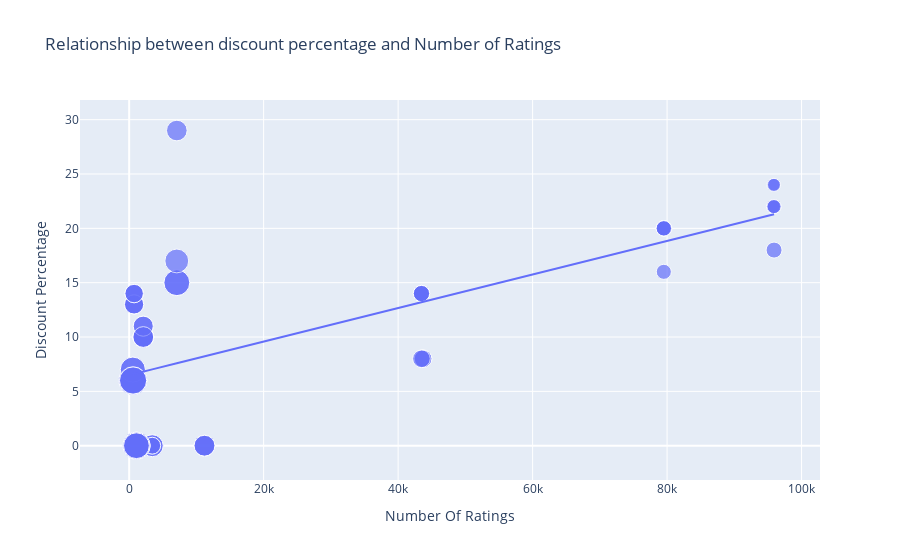

Notebook source saved alongside this figure:
### Code cell
figure = px.scatter(data_frame = data, x = "Number Of Ratings",
                    y = "Discount Percentage", size = "Sale Price", trendline ="ols",
                    title = "Relationship between discount percentage and Number of Ratings")
figure.show()

### Figure 1 — Plotly figure (JSON) as saved in the notebook; plotly's stock layout.template omitted (floating-point values rounded to 4 significant figures)
{"data": [{"hovertemplate": "Number Of Ratings=%{x}<br>Discount Percentage=%{y}<br>Sale Price=%{marker.size}<extra></extra>", "legendgroup": "", "marker": {"color": "#636efa", "size": [49900, 84900, 84900, 77000, 77000, 49900, 49900, 77000, 89900, 41999, 39999, 41999, 41999, 41999, 131900, 117100, 131900, 117100, 74999, 117900, 117100, 117900, 99900, 44999, 140900, 130900, 64900, 120900, 59900, 75900, 110900, 130900, 120900, 64900, 64900, 75900, 75900, 120900, 59900, 120900, 75900, 140900, 70900, 70900, 75900, 59900, 110900, 120900, 130900, 130900, 54999, 54999, 29999, 34999, 34999, 34999, 54999, 29999, 46999, 46999, 46999, 46999], "sizemode": "area", "sizeref": 352.2, "symbol": "circle"}, "mode": "markers", "name": "", "orientation": "v", "showlegend": false, "type": "scatter", "x": [3431, 3431, 3431, 11202, 11202, 3431, 3431, 11202, 1454, 79512, 79512, 79582, 79512, 79512, 1078, 1078, 1078, 1078, 7088, 7088, 1078, 7088, 7081, 95909, 542, 580, 740, 545, 740, 2101, 545, 580, 580, 730, 730, 2101, 2101, 580, 740, 580, 2092, 545, 2101, 2092, 2101, 740, 545, 580, 580, 580, 43707, 43707, 95807, 95909, 95807, 95909, 43470, 95909, 43470, 43470, 43470, 43470], "xaxis": "x", "y": [0, 0, 0, 0, 0, 0, 0, 0, 0, 20, 16, 20, 20, 20, 0, 0, 0, 0, 29, 15, 0, 15, 17, 18, 6, 6, 13, 6, 14, 10, 7, 6, 6, 13, 13, 10, 10, 6, 14, 6, 10, 6, 11, 11, 10, 14, 7, 6, 6, 6, 8, 8, 24, 22, 22, 22, 8, 24, 14, 14, 14, 14], "yaxis": "y"}, {"hovertemplate": "<b>OLS trendline</b><br>Discount Percentage = 0.000154292 * Number Of Ratings + 6.49233<br>R<sup>2</sup>=0.468988<br><br>Number Of Ratings=%{x}<br>Discount Percentage=%{y} <b>(trend)</b><extra></extra>", "legendgroup": "", "marker": {"color": "#636efa", "symbol": "circle"}, "mode": "lines", "name": "", "showlegend": false, "type": "scatter", "x": [542, 545, 545, 545, 545, 580, 580, 580, 580, 580, 580, 580, 580, 730, 730, 740, 740, 740, 740, 1078, 1078, 1078, 1078, 1078, 1454, 2092, 2092, 2101, 2101, 2101, 2101, 2101, 3431, 3431, 3431, 3431, 3431, 7081, 7088, 7088, 7088, 11202, 11202, 11202, 43470, 43470, 43470, 43470, 43470, 43707, 43707, 79512, 79512, 79512, 79512, 79582, 95807, 95807, 95909, 95909, 95909, 95909], "xaxis": "x", "y": [6.576, 6.576, 6.576, 6.576, 6.576, 6.582, 6.582, 6.582, 6.582, 6.582, 6.582, 6.582, 6.582, 6.605, 6.605, 6.607, 6.607, 6.607, 6.607, 6.659, 6.659, 6.659, 6.659, 6.659, 6.717, 6.815, 6.815, 6.816, 6.816, 6.816, 6.816, 6.816, 7.022, 7.022, 7.022, 7.022, 7.022, 7.585, 7.586, 7.586, 7.586, 8.221, 8.221, 8.221, 13.2, 13.2, 13.2, 13.2, 13.2, 13.24, 13.24, 18.76, 18.76, 18.76, 18.76, 18.77, 21.27, 21.27, 21.29, 21.29, 21.29, 21.29], "yaxis": "y"}], "layout": {"autosize": true, "legend": {"itemsizing": "constant", "tracegroupgap": 0}, "title": {"text": "Relationship between discount percentage and Number of Ratings"}, "xaxis": {"anchor": "y", "autorange": true, "domain": [0, 1], "range": [-8476.0, 103400.0], "title": {"text": "Number Of Ratings"}, "type": "linear"}, "yaxis": {"anchor": "x", "autorange": true, "domain": [0, 1], "range": [-5.213, 33.41], "title": {"text": "Discount Percentage"}, "type": "linear"}}}
